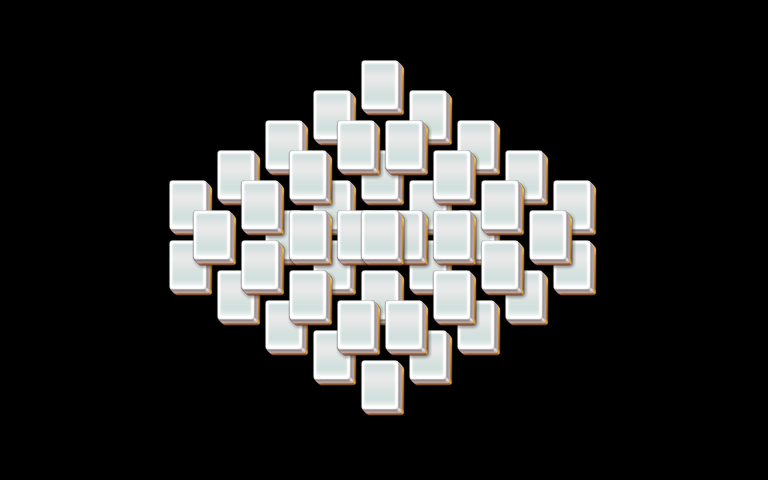

A 2D game scene composited from a Tiled map and its tileset images. What follows is a short description and the map's XML, with each tile layer's data collapsed to a summary:
An orthogonal 32x16 tile map with 24x30 px tiles, 5 tile layers (layer1, layer2, layer3, layer4, ...).

<map version="1.0" orientation="orthogonal" width="32" height="16" tilewidth="24" tileheight="30">
 <properties>
  <property name="species" value="10" />
 </properties>
 <tileset firstgid="1" name="mahjong" tilewidth="48" tileheight="60">
  <image source="mahjong.png" />
 </tileset>
 <layer name="layer1" width="32" height="16">
  <data>[512 cells, 27 non-empty, 1 distinct tile ids]</data>
 </layer>
 <layer name="layer2" width="32" height="16">
  <data>[512 cells, 18 non-empty, 1 distinct tile ids]</data>
 </layer>
 <layer name="layer3" width="32" height="16">
  <data>[512 cells, 1 non-empty, 1 distinct tile ids]</data>
 </layer>
 <layer name="layer4" width="32" height="16">
  <data>[512 cells, 0 non-empty, 0 distinct tile ids]</data>
 </layer>
 <layer name="layer5" width="32" height="16">
  <data>[512 cells, 0 non-empty, 0 distinct tile ids]</data>
 </layer>
</map>
